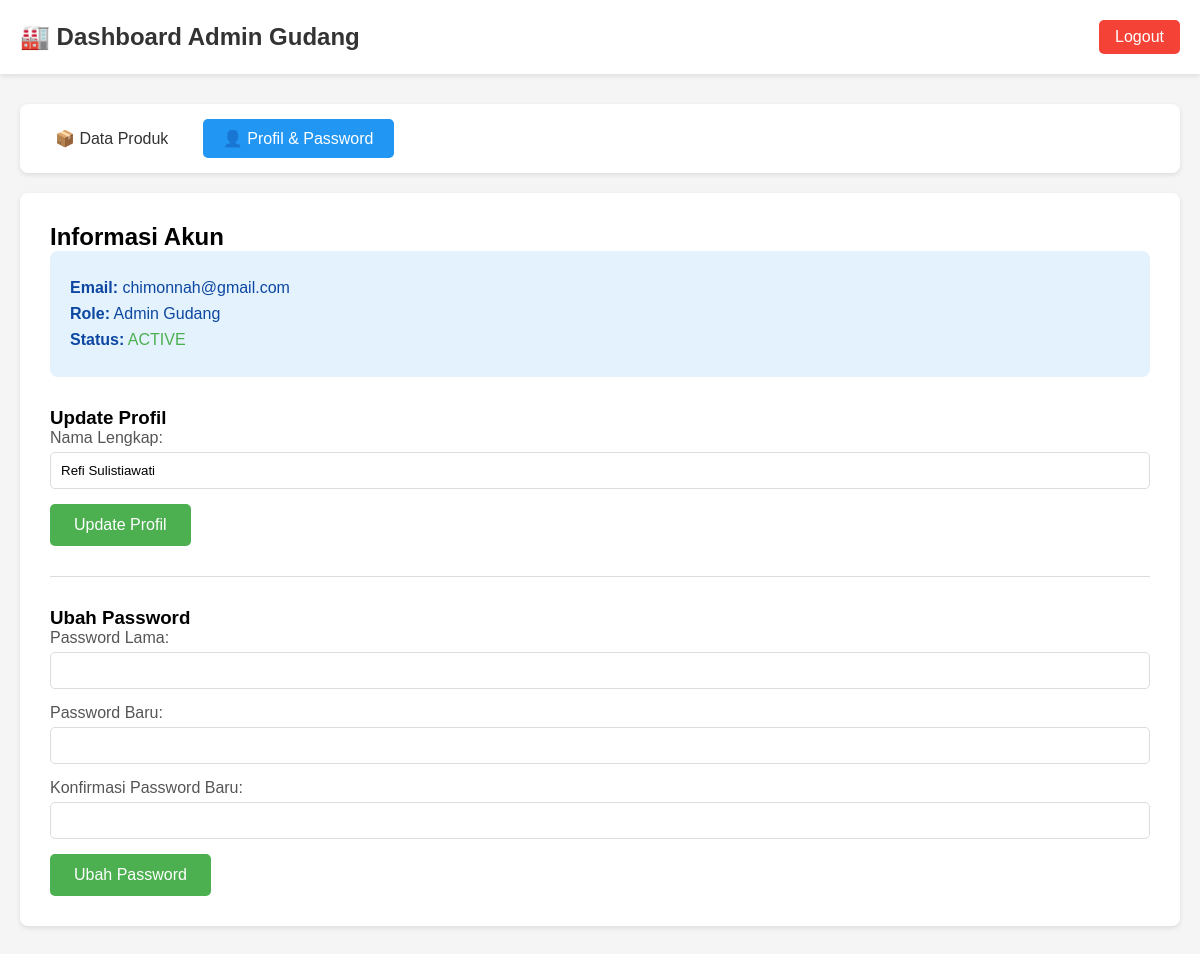
Page /dashboard/profile.php (signed in) on the committed database.
### tables this page shows
CREATE TABLE `users` (
  `id` int(11) NOT NULL,
  `nama` varchar(100) NOT NULL,
  `email` varchar(100) NOT NULL,
  `password` varchar(255) NOT NULL,
  `role` enum('Admin Gudang') DEFAULT 'Admin Gudang',
  `status` enum('PENDING','ACTIVE','INACTIVE') DEFAULT 'PENDING',
  `activation_token` varchar(255) DEFAULT NULL,
  `reset_token` varchar(255) DEFAULT NULL,
  `created_at` timestamp NOT NULL DEFAULT current_timestamp(),
  `updated_at` timestamp NOT NULL DEFAULT current_timestamp() ON UPDATE current_timestamp()
);

### dashboard/profile.php (the view, shortened to what this page needs)
<?php
include '../config/conn_db.php';
$user = mysqli_fetch_assoc(mysqli_query($conn, "SELECT * FROM users WHERE id=" . $_SESSION['user_id']));
?>
<!DOCTYPE html>
<html>
<head>
</head>
<body>
    <div class="header">
        <div>
            <h1>🏭 Dashboard Admin Gudang</h1>
        </div>
        <a href="../auth/logout.php" class="logout-btn">Logout</a>
    </div>
    <div class="container">
        <div class="nav-tabs">
            <a href="index.php">📦 Data Produk</a>
            <a href="profile.php" class="active">👤 Profil & Password</a>
        </div>
        <div class="content">
            <h2>Informasi Akun</h2>
            <div class="info-box">
                <p><strong>Email:</strong> <?= $user['email'] ?></p>
                <p><strong>Role:</strong> <?= $user['role'] ?></p>
                <p><strong>Status:</strong> <span style="color: #4CAF50;"><?= $user['status'] ?></span></p>
            </div>
            <h3>Update Profil</h3>
            <form method="POST">
                <div class="form-group">
                    <label>Nama Lengkap:</label>
                    <input type="text" name="nama" value="<?= htmlspecialchars($user['nama']) ?>" required>
                </div>
                <button type="submit" name="update" class="btn">Update Profil</button>
            </form>
            <hr>
            <h3>Ubah Password</h3>
            <form method="POST">
                <div class="form-group">
                    <label>Password Lama:</label>
                    <input type="password" name="current_password" required>
                </div>
                <div class="form-group">
                    <label>Password Baru:</label>
                    <input type="password" name="new_password" required minlength="6">
                </div>
                <div class="form-group">
                    <label>Konfirmasi Password Baru:</label>
                    <input type="password" name="confirm_password" required minlength="6">
                </div>
                <button type="submit" name="change_password" class="btn">Ubah Password</button>
            </form>
        </div>
    </div>
</body>
</html>

### dashboard/profile.php (style rules this page uses)
* { margin: 0; padding: 0; box-sizing: border-box; }
body { font-family: Arial; background: #f5f5f5; }
.header { background: white; padding: 20px; box-shadow: 0 2px 5px rgba(0,0,0,0.1); display: flex; justify-content: space-between; align-items: center; }
.header h1 { color: #333; font-size: 24px; }
.logout-btn { padding: 8px 16px; background: #f44336; color: white; border: none; border-radius: 5px; cursor: pointer; text-decoration: none; }
.container { max-width: 1200px; margin: 30px auto; padding: 0 20px; }
.nav-tabs { background: white; padding: 15px; border-radius: 8px; margin-bottom: 20px; box-shadow: 0 2px 5px rgba(0,0,0,0.1); }
.nav-tabs a { padding: 10px 20px; margin-right: 10px; text-decoration: none; color: #333; border-radius: 5px; display: inline-block; }
.nav-tabs a.active { background: #2196F3; color: white; }
.content { background: white; padding: 30px; border-radius: 8px; box-shadow: 0 2px 5px rgba(0,0,0,0.1); }
.form-group { margin-bottom: 15px; }
.form-group label { display: block; margin-bottom: 5px; color: #555; font-weight: 500; }
.form-group input { width: 100%; padding: 10px; border: 1px solid #ddd; border-radius: 5px; }
.btn { padding: 12px 24px; background: #4CAF50; color: white; border: none; border-radius: 5px; cursor: pointer; font-size: 16px; }
.info-box { background: #e3f2fd; padding: 20px; border-radius: 8px; margin-bottom: 30px; }
.info-box p { margin: 8px 0; color: #0d47a1; }
hr { margin: 30px 0; border: none; border-top: 1px solid #ddd; }

### rows in the picture
users: email "chimonnah@gmail.com", role "Admin Gudang", status "ACTIVE", nama "Refi Sulistiawati"
